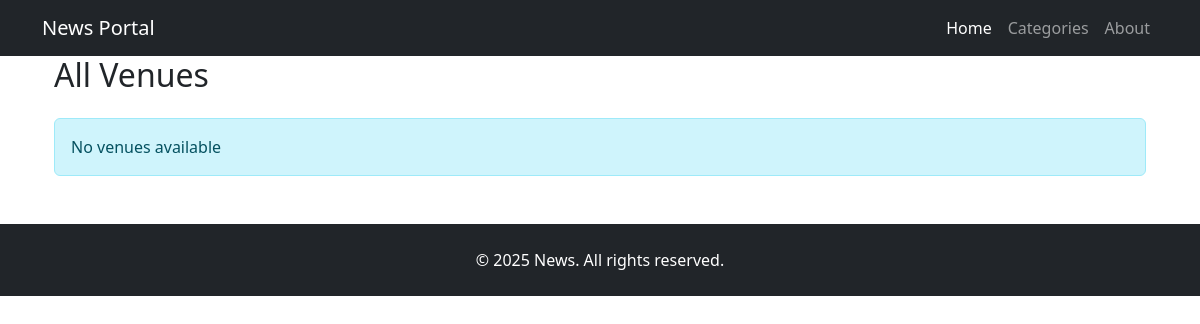
/Bands/venues/, run on an earlier commit of the app's database.
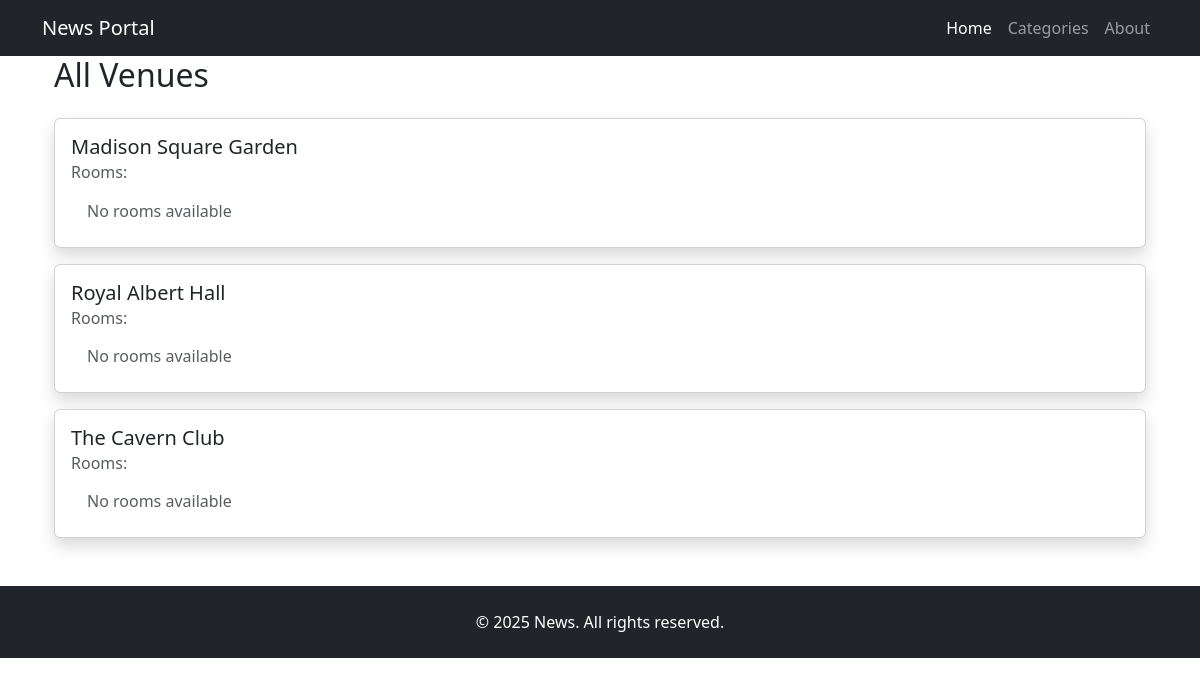
And on a later commit of the database.
### Bands/models.py (models this page shows, shortened)
class Venue(models.Model):
    name=models.CharField(max_length=50)

### Bands/views.py (the view)
# urls.py: path('venues/', views.venue, name='venue_list'),
def venue(request):
    venues = Venue.objects.prefetch_related('room_set')
    return render(request, 'venue_list.html', {'venues': venues})

### templates/venue_list.html (shortened to what this page needs)
{% extends "base.html" %}
{% block content %}
<div class="container">
    <h2 class="mb-4">All Venues</h2>
    {% for venue in venues %}
    <div class="card mb-3 shadow">
        <div class="card-body">
            <h5 class="card-title">{{ venue.name }}</h5>
            <h6 class="card-subtitle mb-2 text-muted">Rooms:</h6>
            <ul class="list-group list-group-flush">
                {% for room in venue.rooms.all %}
                    <li class="list-group-item">{{ room.name }}</li>
                {% empty %}
                    <li class="list-group-item text-muted">No rooms available</li>
                {% endfor %}
            </ul>
        </div>
    </div>
    {% empty %}
    <div class="alert alert-info">No venues available</div>
    {% endfor %}
</div>
{% endblock %}

What changed in the data, as far as the page shows it:
added Venue: name "Madison Square Garden"
added Venue: name "Royal Albert Hall"
added Venue: name "The Cavern Club"
Also different on the page:
text no longer shown: "No venues available"
